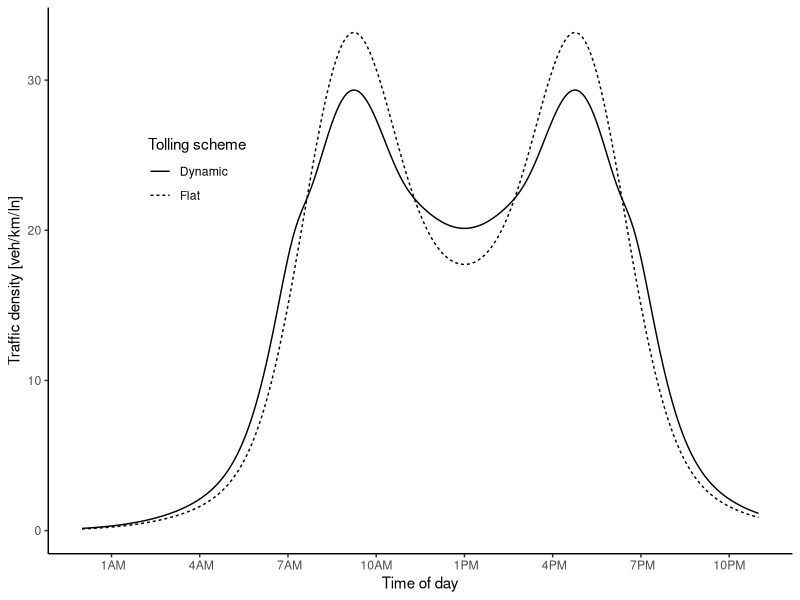
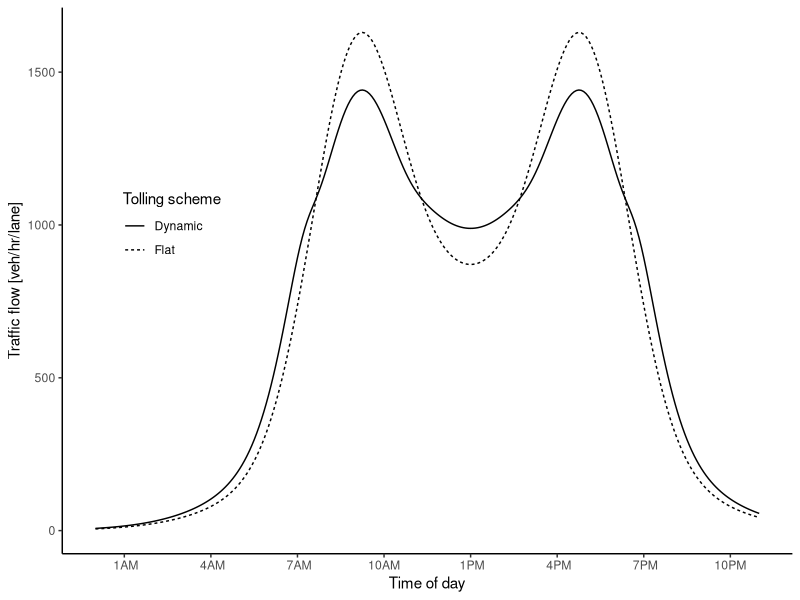
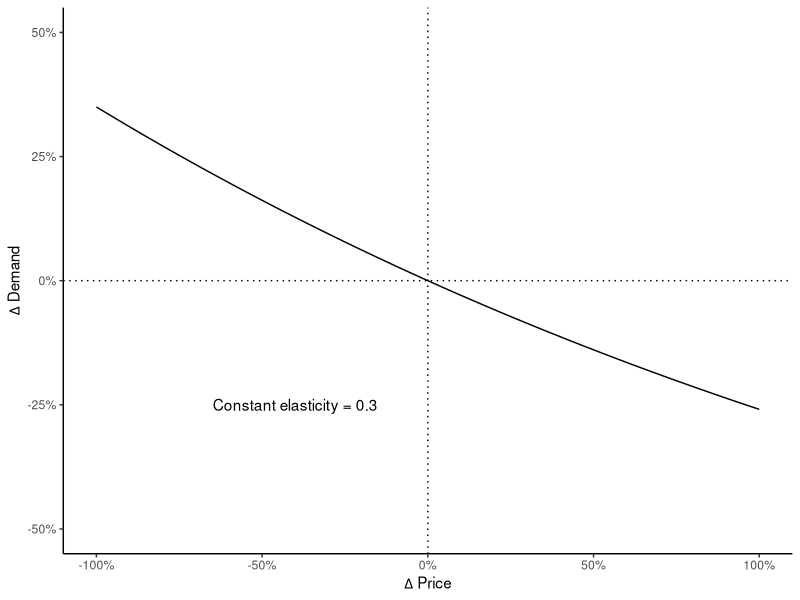
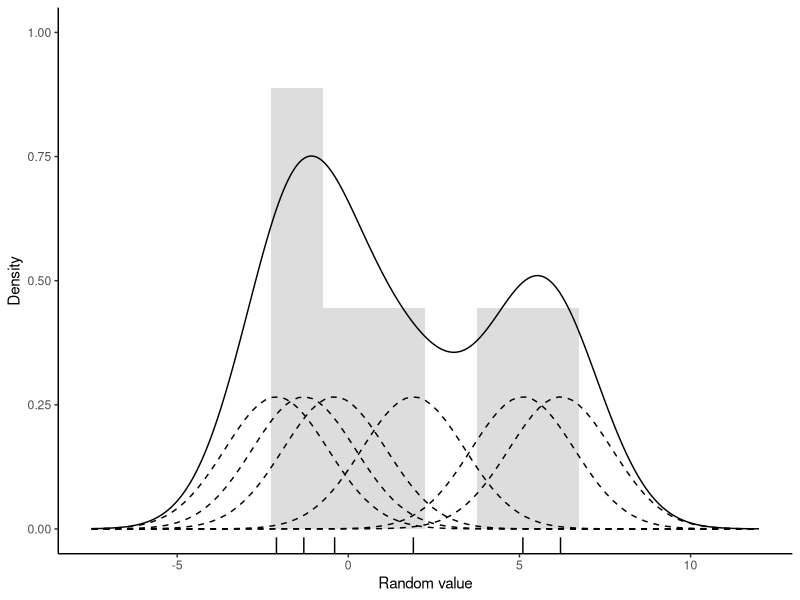
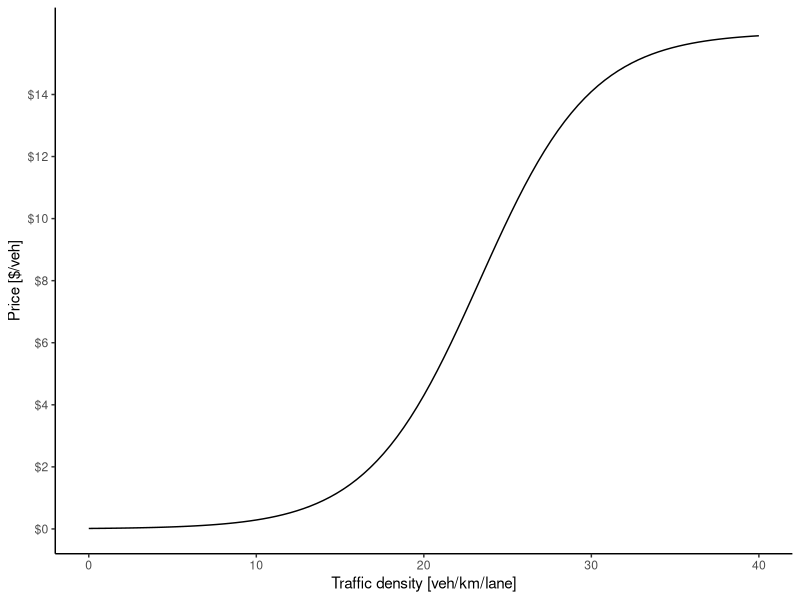
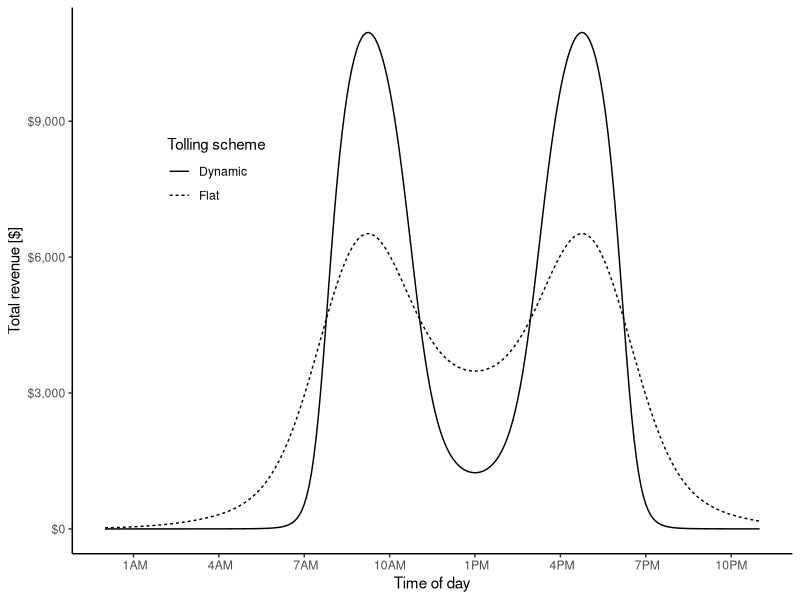
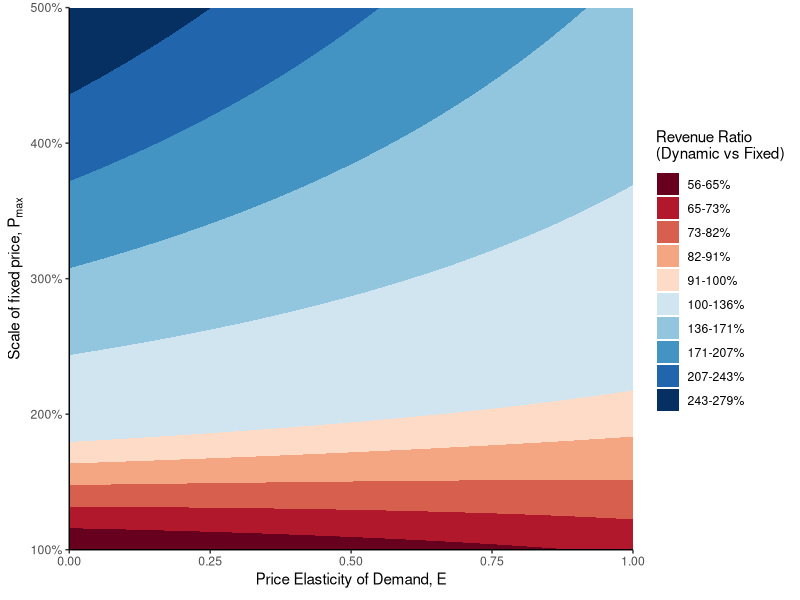
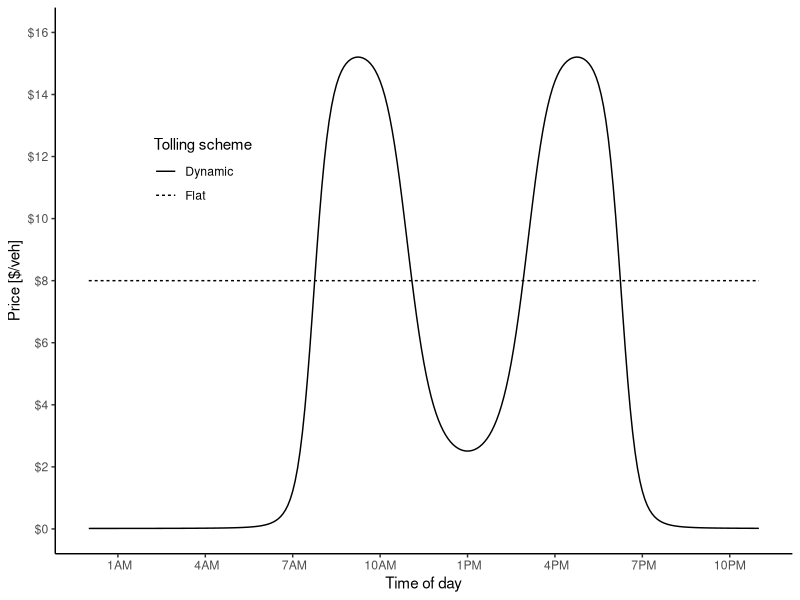

These charts were generated, in order, by the following R code:

library(data.table)
library(ggplot2)
library(scales)
# library(extrafont)

#### Functions ####

#Pricing function
fun.price <- function(k, pmin, pmax, a, b)  pmin + (pmax-pmin)/(1 + exp(a-b*k))

#Elasticity function
fun.elasticdemand <- function(k,p1,p2,E) k+k*(exp(-E*(p2-p1)/(p2+p1))-1)

#Demand distribution (Manually constructed for this example)
fun.demanddist <- function(scale, t,sd) scale*(dnorm(t,mean=9,sd) + dnorm(t,mean=17,sd) + dnorm(t,mean=12,sd=4) + dnorm(t,mean=14,sd=4))


#### Parameters ####
E = 0.3
trips = 100000
inc = 5/60
t = seq(0,24,by=inc)
a = 7
b = 0.3
pfix = 8
pmin = 0*pfix/2
pmax = pfix*2

#### Run for the constant parameters ####
dat = data.table(t=t, k1 = fun.demanddist(85,t,1.5), price1 = pfix)
#dat[ , k2 := fun.demanddist(t,2)]
dat[ , "q1" := trips*k1/sum(k1)/inc/6 ]
dat[ , "n1" := trips*k1/sum(k1) ]
dat[ , price2 := fun.price(k1, pmin, pmax, a, b)]

dat[ , k2 := fun.elasticdemand(k1,price1,price2,E)]
dat[ , k2 := sum(k1)*k2/sum(k2)]
dat[ , "q2" := trips*k2/sum(k2)/inc/6 ]
dat[ , "n2" := trips*k2/sum(k2) ]

#Revenue
dat[ , rev1 := n1*price1]
dat[ , rev2 := n2*price2]
#Cumulative sum
dat[ , sumrev1 := cumsum(rev1)]
dat[ , sumrev2 := cumsum(rev2)]

#Time
dat[ , time := as.POSIXct('2000-01-01 00:00:00 EST', tz='EST') + (3600*t)]

#Check sum
dat[ , lapply(.SD, sum),.SDcols = c("k1","k2")]
dat[ , lapply(.SD, sum),.SDcols = c("q1","q2")]
dat[ , lapply(.SD, sum),.SDcols = c("n1","n2")]


#### Run with varying pmax and elasticity ####
#Set up combination matrix
datvar = as.data.table(expand.grid(tval = t, E = seq(0,1, by=0.05), surge = seq(1, 5, by = 0.1)))
#Assign fixed price & scaled price
datvar[ , price1 := pfix]
datvar[ , pmax := pfix*surge]
#Calculate demand dist for each combo
datvar[ , k1 := fun.demanddist(85, tval, 1.5)]
#Calculate flow and number of trips for fixed price
datvar[ , "q1" := trips*k1/sum(k1)/inc/6 ]
datvar[ , "n1" := trips*k1/sum(k1) ]
#Calculate new price the previous demand
datvar[ , price2 := fun.price(k1, pmin, pmax, a, b)]
#Calculate new density, flow, and number of trips from price
datvar[ , k2 := fun.elasticdemand(k1,price1,price2,E)]
datvar[ , k2 := sum(k1)*k2/sum(k2)]
datvar[ , "q2" := trips*k2/sum(k2)/inc/6 ]
datvar[ , "n2" := trips*k2/sum(k2) ]
#Revenue
datvar[ , rev1 := cumsum(n1*price1)]
datvar[ , rev2 := cumsum(n2*price2)]

#Revenue
datvar[ , rev1 := n1*price1]
datvar[ , rev2 := n2*price2]
#Cumulative sum
datvar[ , sumrev1 := cumsum(rev1)]
datvar[ , sumrev2 := cumsum(rev2)]

#Time
datvar[ , time := as.POSIXct('2000-01-01 00:00:00 EST', tz='EST') + (3600*tval)]

#Check sum
datvar[ , lapply(.SD, sum),.SDcols = c("k1","k2")]
datvar[ , lapply(.SD, sum),.SDcols = c("q1","q2")]
datvar[ , lapply(.SD, sum),.SDcols = c("n1","n2")]

#Aggregate total revenue
revmat <- datvar[ , list("revratio" = sum(rev2)/sum(rev1)), by = .(E,surge)]



#### Ploting ####

#rand = data.table(rand = c(rlnorm(50, sd=0.5), rnorm(50, mean=3, sd=0.5)))
#rand = data.table(rand = rlnorm(5))
rand = data.table(rand = c(-2.1,-1.3,-0.4,1.9,5.1,6.2))
d = density(rand$rand, kernel = 'gaussian', bw=sqrt(2.25))

plot.kernel <- ggplot(rand, aes(rand)) +
  geom_rug() +
  geom_histogram(aes(y=4*..density..), binwidth=d$bw, alpha=0.2) +
  geom_density(aes(y=..count..), bw=d$bw) +
  scale_y_continuous("Density", limits = c(0, 1)) +
  scale_x_continuous("Random value", limits = c(-7.5,12)) +
  theme_classic() 
#theme(text=element_text(family="Times New Roman"))
for(x in rand$rand) plot.kernel <- plot.kernel + stat_function(fun = dnorm, args = list(mean = x, sd = d$bw), linetype=2)
# plot.kernel

plot.price <- ggplot(data.frame(x = c(0, 40)), aes(x)) + 
  stat_function(fun = fun.price, args = list(pmin, pmax, a, b)) +
  scale_y_continuous("Price [$/veh]", labels = scales::dollar, breaks = seq(0,15,by=2), limits = c(0,pmax)) +
  scale_x_continuous("Traffic density [veh/km/lane]") +
  theme_classic()
# theme(text=element_text(family="Times New Roman"))
# plot.price

plot.elasticity <- ggplot(data.frame(x = c(0, 1)), aes(x)) + 
  stat_function(fun = function(x) exp(-E*x)-1) +
  geom_vline(xintercept = 0, linetype="dotted") +
  geom_hline(yintercept = 0, linetype="dotted") +
  annotate("text", x=-0.4, y=-.25, label = paste("Constant elasticity =",E)) + #, family = "Times New Roman") +
  scale_x_continuous(expression(Delta~"Price"), labels = scales::percent, limits = c(-1,1)) +
  scale_y_continuous(expression(Delta~"Demand"), labels = scales::percent, limits = c(-0.5,0.5)) +
  theme_classic()
# theme(text=element_text(family="Times New Roman"))
# plot.elasticity


plot.demanddensity <- ggplot(dat) + 
  geom_line(aes(x=time,y=k1, linetype="Flat")) + 
  geom_line(aes(x=time,y=k2, linetype="Dynamic")) + 
  scale_y_continuous("Traffic density [veh/km/ln]") +
  scale_linetype("Tolling scheme") +
  scale_x_datetime("Time of day", labels = date_format("%l%p", tz='EST'), date_breaks = "3 hour",
                   limits = c(as.POSIXct('2000-01-01 00:00:00 EST', tz='EST'),as.POSIXct('2000-01-01 23:00:00 EST', tz='EST'))) +
  theme_classic() +
  theme(legend.position = c(0.2,0.7), 
        legend.background = element_blank())
        #text=element_text(family="Times New Roman"))
# plot.demanddensity


plot.demandflow <- ggplot(dat) + 
  geom_line(aes(x=time,y=q1, linetype="Flat")) + 
  geom_line(aes(x=time,y=q2, linetype="Dynamic")) + 
  scale_y_continuous("Traffic flow [veh/hr/lane]") +
  scale_linetype("Tolling scheme") +
  scale_x_datetime("Time of day", labels = date_format("%l%p", tz='EST'), date_breaks = "3 hour",
                   limits = c(as.POSIXct('2000-01-01 00:00:00 EST', tz='EST'),as.POSIXct('2000-01-01 23:00:00 EST', tz='EST'))) +
  theme_classic() +
  theme(legend.position = c(0.15,0.6))
        #text=element_text(family="Times New Roman"))
# plot.demandflow


plot.toll <- ggplot(dat) +  
  geom_line(aes(x=time,y=price1, linetype="Flat")) + 
  geom_line(aes(x=time,y=price2, linetype="Dynamic")) + 
  scale_y_continuous("Price [$/veh]", labels = scales::dollar, breaks = seq(0,pmax,by=2), limits = c(0,pmax)) +
  scale_linetype("Tolling scheme") +
  scale_x_datetime("Time of day", labels = date_format("%l%p", tz='EST'), date_breaks = "3 hour",
                   limits = c(as.POSIXct('2000-01-01 00:00:00 EST', tz='EST'),as.POSIXct('2000-01-01 23:00:00 EST', tz='EST'))) +
  theme_classic() +
  theme(legend.position = c(0.2,0.7),
        legend.background = element_blank())
        #text=element_text(family="Times New Roman"))
# plot.toll


plot.revenue <- ggplot(dat) + 
  geom_line(aes(x=time,y=rev1, linetype="Flat")) +
  geom_line(aes(x=time,y=rev2, linetype="Dynamic")) +
  scale_y_continuous("Total revenue [$]", labels = scales::dollar) +
  scale_linetype("Tolling scheme") +
  scale_x_datetime("Time of day", labels = date_format("%l%p", tz='EST'), date_breaks = "3 hour",
                   limits = c(as.POSIXct('2000-01-01 00:00:00 EST', tz='EST'),as.POSIXct('2000-01-01 23:00:00 EST', tz='EST'))) +
  theme_classic() +
  theme(legend.position = c(0.2,0.7),
        legend.background = element_blank())
        #text=element_text(family="Times New Roman"))
# plot.revenue


cuts = c(with(revmat, seq(100*min(revratio), 100, length.out = 6))[-6], 
  with(revmat, seq(100, 100*max(revratio), length.out = 6)))

plot.revmat <- ggplot(revmat, aes(x = E, y = surge, z = 100*revratio)) +
  geom_contour_filled(breaks = cuts) +
  scale_x_continuous(expression("Price Elasticity of Demand,"~E), limits = c(0,1), expand = c(0,0)) +
  scale_y_continuous(expression("Scale of fixed price,"~P[max]), limits = c(1,5),
                     labels = scales::percent_format(), expand = c(0,0)) +
  scale_fill_brewer(expression("Revenue Ratio\n(Dynamic vs Fixed)"),
                    palette = "RdBu", label = paste0(paste(round(cuts), round(cuts[-1]), sep = "-"),"%")) +
  theme_classic()
# plot.revenue






# ggsave("../figures/toyprice.pdf", plot.price, device = cairo_pdf, width=4.25, height=2, units = "in")
# ggsave("../figures/toyelasticity.pdf", plot.elasticity, device = cairo_pdf, width=4.25, height=2, units = "in")
# ggsave("../figures/toydemand.pdf", plot.demanddensity, device = cairo_pdf, width=4.25, height=2, units = "in")
# ggsave("../figures/toytoll.pdf", plot.toll, device = cairo_pdf, width=4.25, height=2, units = "in")
# ggsave("../figures/toyrevenue.pdf", plot.revenue, device = cairo_pdf, width=4.25, height=2, units = "in")
# ggsave("../figures/KDE.pdf", plot.kernel, device = cairo_pdf, width=4.25, height=2, units = "in")
